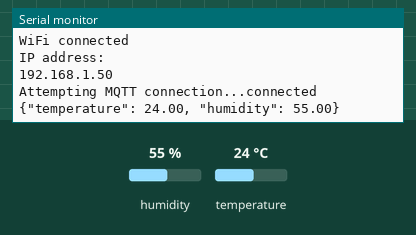
A sketch run on a simulated ESP8266 (Wemos D1 mini). Shown: the last lines printed to the serial monitor. The test bench sets the inputs (shaded band); at power-on: humidity 55 %, temperature 24 °C. WiFi joins after 1.5 s; servers stay silent unless stated; no MQTT or app messages arrive unless stated.

Above: at 3.2 s.
3.3 s: humidity set to 22 %
At 7.5 s:
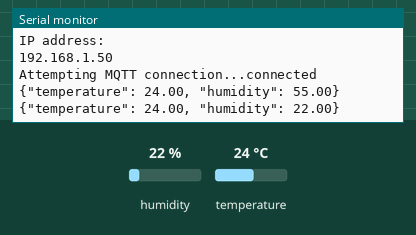
8.9 s: temperature set to 12 °C
At 12.8 s:
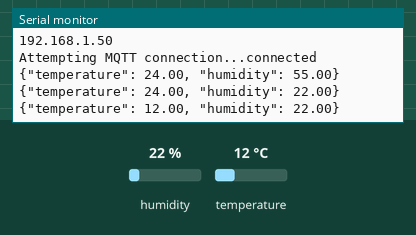
14.5 s: humidity set to 40 %
At 18.1 s:
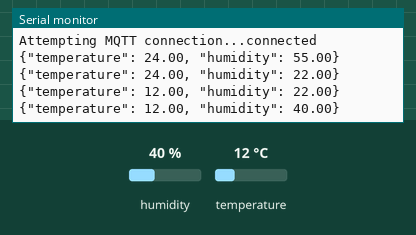
Timing chart, 0 to 19.6 s (numbered marks = the images above; inputs shaded):
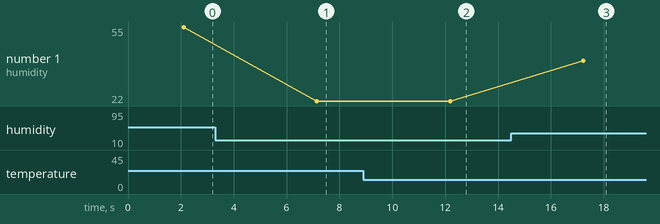

The sketch:

wemos.ino
```cpp
#include <Wire.h>
#include <Adafruit_Sensor.h>
#include <Adafruit_SHT31.h>
#include <ESP8266WiFi.h>
#include <PubSubClient.h>

// Replace with your Wi-Fi credentials
const char* ssid = "Your_SSID";
const char* password = "Your_PASSWORD";

// Replace with your MQTT broker information
const char* mqtt_server = "broker.hivemq.com";
const char* mqtt_topic = "sensor/sht30";

WiFiClient espClient;
PubSubClient client(espClient);
Adafruit_SHT31 sht30 = Adafruit_SHT31();

void setupWiFi() {
  delay(10);
  Serial.println();
  Serial.print("Connecting to ");
  Serial.println(ssid);

  WiFi.begin(ssid, password);

  while (WiFi.status() != WL_CONNECTED) {
    delay(1000);
    Serial.print(".");
  }

  Serial.println("");
  Serial.println("WiFi connected");
  Serial.println("IP address: ");
  Serial.println(WiFi.localIP());
}

void reconnect() {
  while (!client.connected()) {
    Serial.print("Attempting MQTT connection...");
    if (client.connect("WemosClient")) {
      Serial.println("connected");
    } else {
      Serial.print("failed, rc=");
      Serial.print(client.state());
      Serial.println(" try again in 5 seconds");
      delay(5000);
    }
  }
}

void setup() {
  Serial.begin(115200);
  setupWiFi();
  client.setServer(mqtt_server, 1883);

  if (!sht30.begin(0x44)) { // 0x44 is the I2C address for the SHT30
    Serial.println("Couldn't find SHT30 sensor!");
    while (1);
  }
}

void loop() {
  if (!client.connected()) {
    reconnect();
  }
  client.loop();

  float temperature = sht30.readTemperature();
  float humidity = sht30.readHumidity();

  if (!isnan(temperature) && !isnan(humidity)) {
    char payload[100];
    snprintf(payload, sizeof(payload), "{\"temperature\": %.2f, \"humidity\": %.2f}", temperature, humidity);
    Serial.println(payload);
    client.publish(mqtt_topic, payload);
  } else {
    Serial.println("Failed to read from SHT30 sensor");
  }

  delay(5000); // Send data every 5 seconds
}
```

Measured:
- after the input at 3.3 s, the serial monitor: prints a new line after 3.8 s (image 1)
- after the input at 8.9 s, the serial monitor: prints a new line after 3.3 s (image 2)
- after the input at 14.5 s, the serial monitor: prints a new line after 2.7 s (image 3)
- plotted number 1: 55 → 22 after the input at 3.3 s, 22 → 40 after the input at 14.5 s
